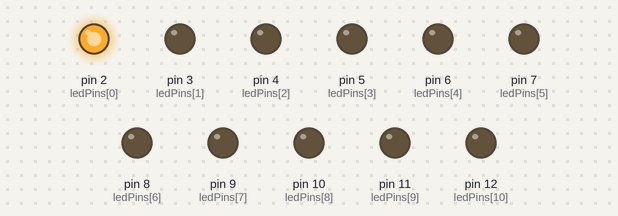
Bench run of a sketch on a simulated Arduino Uno, built with avr-gcc and run on an emulated ATmega328P. On the bench: output pins drawn as LEDs (lit = HIGH).

Above: at 0.2 s.
At 1.7 s:
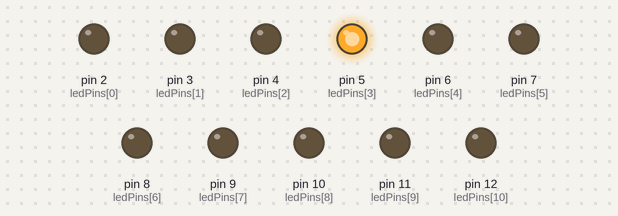
At 3.2 s:
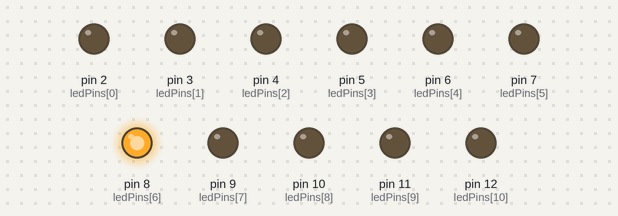
At 5.5 s:
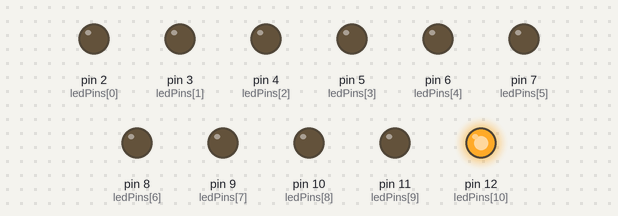
At 9.7 s:
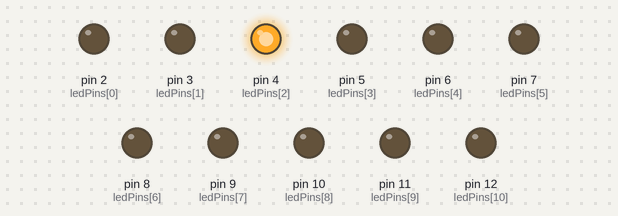
At 13.7 s:
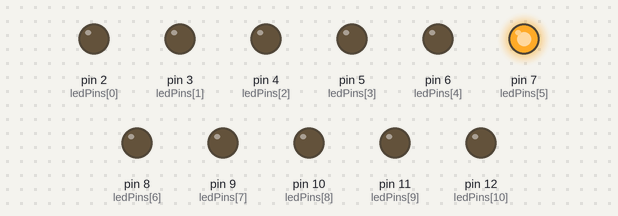
Timing chart, 0 to 14.3 s (numbered marks = the images above):
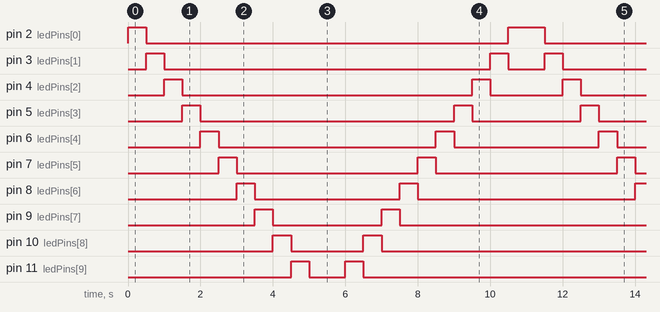

The sketch:

lab_exercise_1.1.ino
```cpp
const int numLEDs = 11;


int ledPins[numLEDs] = {2, 3, 4, 5, 6, 7, 8, 9, 10, 11, 12};

void setup() {

  for (int i = 0; i < numLEDs; i++) {
    pinMode(ledPins[i], OUTPUT);
  }
}

void loop() {

  for (int i = 0; i < numLEDs; i++) {
    digitalWrite(ledPins[i], HIGH);
    delay(500);
    digitalWrite(ledPins[i], LOW);
  }

  for (int i = numLEDs - 1; i >= 0; i--) {
    digitalWrite(ledPins[i], HIGH);
    delay(500);
    digitalWrite(ledPins[i], LOW);
  }
}
```

Measured:
- by itself, pin 2 (ledPins[0]): repeats every 11.0 s: LOW 10.0 s, HIGH 1.0 s
- by itself, pin 3 (ledPins[1]): repeats every 11.0 s: LOW 9.0 s, HIGH 0.50 s, LOW 1.0 s, HIGH 0.50 s
- by itself, pin 4 (ledPins[2]): repeats every 11.0 s: LOW 8.0 s, HIGH 0.50 s, LOW 2.0 s, HIGH 0.50 s
- by itself, pin 5 (ledPins[3]): repeats every 11.0 s: LOW 7.0 s, HIGH 0.50 s, LOW 3.0 s, HIGH 0.50 s
- by itself, pin 6 (ledPins[4]): repeats every 11.0 s: LOW 6.0 s, HIGH 0.50 s, LOW 4.0 s, HIGH 0.50 s
- by itself, pin 7 (ledPins[5]): alternates HIGH for 0.50 s and LOW for 5.0 s
- by itself, pin 8 (ledPins[6]): repeats every 11.0 s: LOW 4.0 s, HIGH 0.50 s, LOW 6.0 s, HIGH 0.50 s
- by itself, pin 9 (ledPins[7]): repeats every 11.0 s: LOW 3.0 s, HIGH 0.50 s, LOW 7.0 s, HIGH 0.50 s
